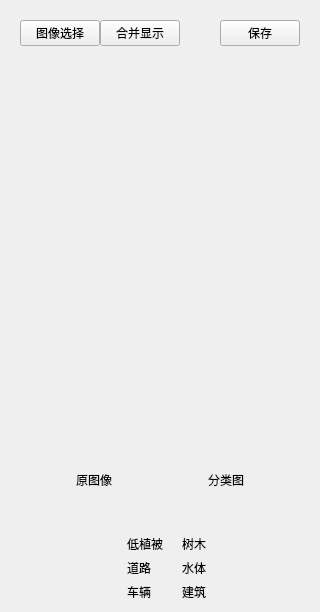
     <widget class="QWidget" name="page4">
      <layout class="QVBoxLayout" name="verticalLayout_20">
       <item>
        <widget class="QWidget" name="subWidget3_1" native="true">
         <property name="sizePolicy">
          <sizepolicy hsizetype="Preferred" vsizetype="Fixed">
           <horstretch>0</horstretch>
           <verstretch>0</verstretch>
          </sizepolicy>
         </property>
         <layout class="QHBoxLayout" name="horizontalLayout_3">
          <property name="spacing">
           <number>0</number>
          </property>
          <item>
           <widget class="QPushButton" name="classifyImageSelect">
            <property name="sizePolicy">
             <sizepolicy hsizetype="Fixed" vsizetype="Fixed">
              <horstretch>0</horstretch>
              <verstretch>0</verstretch>
             </sizepolicy>
            </property>
            <property name="text">
             <string>图像选择</string>
            </property>
           </widget>
          </item>
          <item>
           <widget class="QPushButton" name="pushButton_4">
            <property name="sizePolicy">
             <sizepolicy hsizetype="Fixed" vsizetype="Fixed">
              <horstretch>0</horstretch>
              <verstretch>0</verstretch>
             </sizepolicy>
            </property>
            <property name="text">
             <string>合并显示</string>
            </property>
           </widget>
          </item>
          <item>
           <spacer name="horizontalSpacer_2">
            <property name="orientation">
             <enum>Qt::Horizontal</enum>
            </property>
            <property name="sizeHint" stdset="0">
             <size>
              <width>40</width>
              <height>20</height>
             </size>
            </property>
           </spacer>
          </item>
          <item>
           <widget class="QPushButton" name="classifyResultSave">
            <property name="text">
             <string>保存</string>
            </property>
           </widget>
          </item>
         </layout>
        </widget>
       </item>
       <item>
        <spacer name="verticalSpacer_10">
         <property name="orientation">
          <enum>Qt::Vertical</enum>
         </property>
         <property name="sizeType">
          <enum>QSizePolicy::Preferred</enum>
         </property>
         <property name="sizeHint" stdset="0">
          <size>
           <width>20</width>
           <height>30</height>
          </size>
         </property>
        </spacer>
       </item>
       <item>
        <layout class="QHBoxLayout" name="horizontalLayout_4">
         <item>
          <spacer name="horizontalSpacer_20">
           <property name="orientation">
            <enum>Qt::Horizontal</enum>
           </property>
           <property name="sizeType">
            <enum>QSizePolicy::Preferred</enum>
           </property>
           <property name="sizeHint" stdset="0">
            <size>
             <width>40</width>
             <height>20</height>
            </size>
           </property>
          </spacer>
         </item>
         <item>
          <layout class="QVBoxLayout" name="verticalLayout_2">
           <item>
            <widget class="QLabel" name="label_12">
             <property name="sizePolicy">
              <sizepolicy hsizetype="Preferred" vsizetype="Expanding">
               <horstretch>0</horstretch>
               <verstretch>0</verstretch>
              </sizepolicy>
             </property>
             <property name="text">
              <string/>
             </property>
             <property name="pixmap">
              <pixmap resource="qss.qrc">:/image/11111.png</pixmap>
             </property>
             <property name="scaledContents">
              <bool>true</bool>
             </property>
            </widget>
           </item>
           <item>
            <widget class="QLabel" name="label_13">
             <property name="sizePolicy">
              <sizepolicy hsizetype="Preferred" vsizetype="Preferred">
               <horstretch>0</horstretch>
               <verstretch>0</verstretch>
              </sizepolicy>
             </property>
             <property name="text">
              <string>原图像</string>
             </property>
             <property name="alignment">
              <set>Qt::AlignCenter</set>
             </property>
            </widget>
           </item>
          </layout>
         </item>
         <item>
          <spacer name="horizontalSpacer_17">
           <property name="orientation">
            <enum>Qt::Horizontal</enum>
           </property>
           <property name="sizeType">
            <enum>QSizePolicy::Preferred</enum>
           </property>
           <property name="sizeHint" stdset="0">
            <size>
             <width>40</width>
             <height>398</height>
            </size>
           </property>
          </spacer>
         </item>
         <item>
          <layout class="QVBoxLayout" name="verticalLayout_19">
           <item>
            <widget class="QLabel" name="label_14">
             <property name="sizePolicy">
              <sizepolicy hsizetype="Preferred" vsizetype="Expanding">
               <horstretch>0</horstretch>
               <verstretch>0</verstretch>
              </sizepolicy>
             </property>
             <property name="text">
              <string/>
             </property>
             <property name="pixmap">
              <pixmap resource="qss.qrc">:/image/11111.png</pixmap>
             </property>
             <property name="scaledContents">
              <bool>true</bool>
             </property>
            </widget>
           </item>
           <item>
            <widget class="QLabel" name="label_16">
             <property name="text">
              <string>分类图</string>
             </property>
             <property name="alignment">
              <set>Qt::AlignCenter</set>
             </property>
            </widget>
           </item>
          </layout>
         </item>
         <item>
          <spacer name="horizontalSpacer_18">
           <property name="orientation">
            <enum>Qt::Horizontal</enum>
           </property>
           <property name="sizeType">
            <enum>QSizePolicy::Preferred</enum>
           </property>
           <property name="sizeHint" stdset="0">
            <size>
             <width>40</width>
             <height>20</height>
            </size>
           </property>
          </spacer>
         </item>
        </layout>
       </item>
       <item>
        <spacer name="verticalSpacer_11">
         <property name="orientation">
          <enum>Qt::Vertical</enum>
         </property>
         <property name="sizeType">
          <enum>QSizePolicy::Preferred</enum>
         </property>
         <property name="sizeHint" stdset="0">
          <size>
           <width>20</width>
           <height>40</height>
          </size>
         </property>
        </spacer>
       </item>
       <item>
        <layout class="QHBoxLayout" name="horizontalLayout_18">
         <item>
          <spacer name="horizontalSpacer_16">
           <property name="orientation">
            <enum>Qt::Horizontal</enum>
           </property>
           <property name="sizeHint" stdset="0">
            <size>
             <width>40</width>
             <height>20</height>
            </size>
           </property>
          </spacer>
         </item>
         <item>
          <layout class="QGridLayout" name="gridLayout_2">
           <item row="0" column="3">
            <widget class="QLabel" name="label_25">
             <property name="sizePolicy">
              <sizepolicy hsizetype="Fixed" vsizetype="Fixed">
               <horstretch>0</horstretch>
               <verstretch>0</verstretch>
              </sizepolicy>
             </property>
             <property name="text">
              <string>树木</string>
             </property>
            </widget>
           </item>
           <item row="1" column="0">
            <widget class="QLabel" name="label_22">
             <property name="sizePolicy">
              <sizepolicy hsizetype="Fixed" vsizetype="Fixed">
               <horstretch>0</horstretch>
               <verstretch>0</verstretch>
              </sizepolicy>
             </property>
             <property name="text">
              <string/>
             </property>
             <property name="pixmap">
              <pixmap resource="main.qrc">:/image/roads.png</pixmap>
             </property>
            </widget>
           </item>
           <item row="0" column="0">
            <widget class="QLabel" name="label_20">
             <property name="sizePolicy">
              <sizepolicy hsizetype="Fixed" vsizetype="Fixed">
               <horstretch>0</horstretch>
               <verstretch>0</verstretch>
              </sizepolicy>
             </property>
             <property name="text">
              <string/>
             </property>
             <property name="pixmap">
              <pixmap resource="main.qrc">:/image/buildings.png</pixmap>
             </property>
            </widget>
           </item>
           <item row="1" column="1">
            <widget class="QLabel" name="label_26">
             <property name="sizePolicy">
              <sizepolicy hsizetype="Fixed" vsizetype="Fixed">
               <horstretch>0</horstretch>
               <verstretch>0</verstretch>
              </sizepolicy>
             </property>
             <property name="text">
              <string>道路</string>
             </property>
            </widget>
           </item>
           <item row="0" column="2">
            <widget class="QLabel" name="label_21">
             <property name="sizePolicy">
              <sizepolicy hsizetype="Fixed" vsizetype="Fixed">
               <horstretch>0</horstretch>
               <verstretch>0</verstretch>
              </sizepolicy>
             </property>
             <property name="text">
              <string/>
             </property>
             <property name="pixmap">
              <pixmap resource="main.qrc">:/image/trees.png</pixmap>
             </property>
            </widget>
           </item>
           <item row="1" column="2">
            <widget class="QLabel" name="label_23">
             <property name="sizePolicy">
              <sizepolicy hsizetype="Fixed" vsizetype="Fixed">
               <horstretch>0</horstretch>
               <verstretch>0</verstretch>
              </sizepolicy>
             </property>
             <property name="text">
              <string/>
             </property>
             <property name="pixmap">
              <pixmap resource="main.qrc">:/image/water.png</pixmap>
             </property>
            </widget>
           </item>
           <item row="0" column="1">
            <widget class="QLabel" name="label_24">
             <property name="sizePolicy">
              <sizepolicy hsizetype="Fixed" vsizetype="Fixed">
               <horstretch>0</horstretch>
               <verstretch>0</verstretch>
              </sizepolicy>
             </property>
             <property name="text">
              <string>低植被</string>
             </property>
            </widget>
           </item>
           <item row="1" column="3">
            <widget class="QLabel" name="label_27">
             <property name="sizePolicy">
              <sizepolicy hsizetype="Fixed" vsizetype="Fixed">
               <horstretch>0</horstretch>
               <verstretch>0</verstretch>
              </sizepolicy>
             </property>
             <property name="text">
              <string>水体</string>
             </property>
            </widget>
           </item>
           <item row="2" column="0">
            <widget class="QLabel" name="label_33">
             <property name="text">
              <string/>
             </property>
             <property name="pixmap">
              <pixmap resource="main.qrc">:/image/cars.png</pixmap>
             </property>
            </widget>
           </item>
           <item row="2" column="1">
            <widget class="QLabel" name="label_34">
             <property name="text">
              <string>车辆</string>
             </property>
            </widget>
           </item>
           <item row="2" column="2">
            <widget class="QLabel" name="label_35">
             <property name="text">
              <string/>
             </property>
             <property name="pixmap">
              <pixmap resource="main.qrc">:/image/glass.png</pixmap>
             </property>
            </widget>
           </item>
           <item row="2" column="3">
            <widget class="QLabel" name="label_36">
             <property name="text">
              <string>建筑</string>
             </property>
            </widget>
           </item>
          </layout>
         </item>
         <item>
          <spacer name="horizontalSpacer_19">
           <property name="orientation">
            <enum>Qt::Horizontal</enum>
           </property>
           <property name="sizeHint" stdset="0">
            <size>
             <width>40</width>
             <height>20</height>
            </size>
           </property>
          </spacer>
         </item>
        </layout>
       </item>
      </layout>
     </widget>
